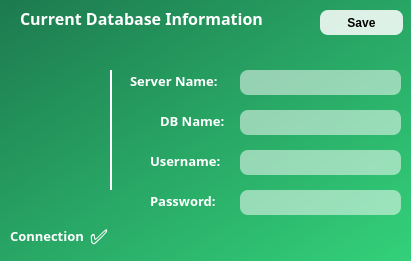
   <widget class="QFrame" name="frame_4">
    <property name="geometry">
     <rect>
      <x>30</x>
      <y>130</y>
      <width>411</width>
      <height>261</height>
     </rect>
    </property>
    <property name="styleSheet">
     <string notr="true">QFrame {
	background: qlineargradient(spread:pad, x1:0, y1:0, x2:1, y2:1, stop:0 rgba(29, 122, 79, 255), stop:1 rgba(51, 209, 122, 255));
	border-radius: 12px;
}</string>
    </property>
    <property name="frameShape">
     <enum>QFrame::StyledPanel</enum>
    </property>
    <property name="frameShadow">
     <enum>QFrame::Raised</enum>
    </property>
    <widget class="QLabel" name="label_17">
     <property name="geometry">
      <rect>
       <x>20</x>
       <y>10</y>
       <width>281</width>
       <height>16</height>
      </rect>
     </property>
     <property name="font">
      <font>
       <family>Sans Serif</family>
       <pointsize>12</pointsize>
       <weight>75</weight>
       <italic>false</italic>
       <bold>true</bold>
       <strikeout>false</strikeout>
       <kerning>true</kerning>
      </font>
     </property>
     <property name="styleSheet">
      <string notr="true">QLabel {
	text-align: center;
	background: transparent;
	color: white;
}</string>
     </property>
     <property name="text">
      <string>Current Database Information</string>
     </property>
     <property name="textFormat">
      <enum>Qt::PlainText</enum>
     </property>
    </widget>
    <widget class="QLabel" name="lbl_iconDatabase">
     <property name="geometry">
      <rect>
       <x>20</x>
       <y>90</y>
       <width>81</width>
       <height>81</height>
      </rect>
     </property>
     <property name="styleSheet">
      <string notr="true">QLabel {
	background: transparent;
}</string>
     </property>
     <property name="pixmap">
      <pixmap>../../Downloads/database-storage.png</pixmap>
     </property>
     <property name="scaledContents">
      <bool>true</bool>
     </property>
    </widget>
    <widget class="QFrame" name="frame_13">
     <property name="geometry">
      <rect>
       <x>110</x>
       <y>70</y>
       <width>2</width>
       <height>120</height>
      </rect>
     </property>
     <property name="styleSheet">
      <string notr="true">QFrame {
	background: white;
}</string>
     </property>
     <property name="frameShape">
      <enum>QFrame::StyledPanel</enum>
     </property>
     <property name="frameShadow">
      <enum>QFrame::Raised</enum>
     </property>
    </widget>
    <widget class="QLabel" name="label_31">
     <property name="geometry">
      <rect>
       <x>10</x>
       <y>220</y>
       <width>81</width>
       <height>31</height>
      </rect>
     </property>
     <property name="font">
      <font>
       <family>Sans Serif</family>
       <pointsize>10</pointsize>
       <weight>75</weight>
       <italic>false</italic>
       <bold>true</bold>
       <strikeout>false</strikeout>
       <kerning>true</kerning>
      </font>
     </property>
     <property name="styleSheet">
      <string notr="true">QLabel {
	text-align: center;
	background: transparent;
	color: white;
}</string>
     </property>
     <property name="text">
      <string>Connection</string>
     </property>
     <property name="textFormat">
      <enum>Qt::PlainText</enum>
     </property>
    </widget>
    <widget class="QLabel" name="label_33">
     <property name="geometry">
      <rect>
       <x>90</x>
       <y>220</y>
       <width>41</width>
       <height>31</height>
      </rect>
     </property>
     <property name="font">
      <font>
       <family>0xProto Nerd Font</family>
       <pointsize>16</pointsize>
       <weight>75</weight>
       <italic>false</italic>
       <bold>true</bold>
       <strikeout>false</strikeout>
       <kerning>true</kerning>
      </font>
     </property>
     <property name="styleSheet">
      <string notr="true">QLabel {
	text-align: center;
	background: transparent;
	color: white;
	qproperty-alignment: AlignCenter;
}</string>
     </property>
     <property name="text">
      <string>✅️</string>
     </property>
     <property name="textFormat">
      <enum>Qt::PlainText</enum>
     </property>
    </widget>
    <widget class="QPushButton" name="btn_saveDatabase">
     <property name="geometry">
      <rect>
       <x>320</x>
       <y>10</y>
       <width>83</width>
       <height>25</height>
      </rect>
     </property>
     <property name="cursor">
      <cursorShape>PointingHandCursor</cursorShape>
     </property>
     <property name="styleSheet">
      <string notr="true">QPushButton {
	background: rgba(255, 255, 255, 215);
	border-radius: 8px;
	font-weight: bold;
}</string>
     </property>
     <property name="text">
      <string>Save</string>
     </property>
    </widget>
    <widget class="QLineEdit" name="et_serverName">
     <property name="geometry">
      <rect>
       <x>240</x>
       <y>70</y>
       <width>161</width>
       <height>25</height>
      </rect>
     </property>
     <property name="font">
      <font>
       <family>Roboto Slab</family>
       <weight>75</weight>
       <bold>true</bold>
      </font>
     </property>
     <property name="styleSheet">
      <string notr="true">QLineEdit {
	background: rgba(255, 255, 255, 130);
	border-radius: 8px;
	padding: 5px;
}</string>
     </property>
    </widget>
    <widget class="QLabel" name="label_32">
     <property name="geometry">
      <rect>
       <x>130</x>
       <y>70</y>
       <width>101</width>
       <height>21</height>
      </rect>
     </property>
     <property name="font">
      <font>
       <family>Sans Serif</family>
       <pointsize>10</pointsize>
       <weight>75</weight>
       <italic>false</italic>
       <bold>true</bold>
       <strikeout>false</strikeout>
       <kerning>true</kerning>
      </font>
     </property>
     <property name="styleSheet">
      <string notr="true">QLabel {
	text-align: center;
	background: transparent;
	color: white;
}</string>
     </property>
     <property name="text">
      <string>Server Name:</string>
     </property>
     <property name="textFormat">
      <enum>Qt::PlainText</enum>
     </property>
    </widget>
    <widget class="QLineEdit" name="et_databaseName">
     <property name="geometry">
      <rect>
       <x>240</x>
       <y>110</y>
       <width>161</width>
       <height>25</height>
      </rect>
     </property>
     <property name="font">
      <font>
       <family>Roboto Slab</family>
       <weight>75</weight>
       <bold>true</bold>
      </font>
     </property>
     <property name="styleSheet">
      <string notr="true">QLineEdit {
	background: rgba(255, 255, 255, 130);
	border-radius: 8px;
	padding: 5px;
}</string>
     </property>
    </widget>
    <widget class="QLabel" name="label_34">
     <property name="geometry">
      <rect>
       <x>160</x>
       <y>110</y>
       <width>71</width>
       <height>21</height>
      </rect>
     </property>
     <property name="font">
      <font>
       <family>Sans Serif</family>
       <pointsize>10</pointsize>
       <weight>75</weight>
       <italic>false</italic>
       <bold>true</bold>
       <strikeout>false</strikeout>
       <kerning>true</kerning>
      </font>
     </property>
     <property name="styleSheet">
      <string notr="true">QLabel {
	text-align: center;
	background: transparent;
	color: white;
}</string>
     </property>
     <property name="text">
      <string>DB Name:</string>
     </property>
     <property name="textFormat">
      <enum>Qt::PlainText</enum>
     </property>
    </widget>
    <widget class="QLineEdit" name="et_userName">
     <property name="geometry">
      <rect>
       <x>240</x>
       <y>150</y>
       <width>161</width>
       <height>25</height>
      </rect>
     </property>
     <property name="font">
      <font>
       <family>Roboto Slab</family>
       <weight>75</weight>
       <bold>true</bold>
      </font>
     </property>
     <property name="styleSheet">
      <string notr="true">QLineEdit {
	background: rgba(255, 255, 255, 130);
	border-radius: 8px;
	padding: 5px;
}</string>
     </property>
    </widget>
    <widget class="QLabel" name="label_35">
     <property name="geometry">
      <rect>
       <x>150</x>
       <y>150</y>
       <width>81</width>
       <height>21</height>
      </rect>
     </property>
     <property name="font">
      <font>
       <family>Sans Serif</family>
       <pointsize>10</pointsize>
       <weight>75</weight>
       <italic>false</italic>
       <bold>true</bold>
       <strikeout>false</strikeout>
       <kerning>true</kerning>
      </font>
     </property>
     <property name="styleSheet">
      <string notr="true">QLabel {
	text-align: center;
	background: transparent;
	color: white;
}</string>
     </property>
     <property name="text">
      <string>Username:</string>
     </property>
     <property name="textFormat">
      <enum>Qt::PlainText</enum>
     </property>
    </widget>
    <widget class="QLineEdit" name="et_password">
     <property name="geometry">
      <rect>
       <x>240</x>
       <y>190</y>
       <width>161</width>
       <height>25</height>
      </rect>
     </property>
     <property name="font">
      <font>
       <family>Roboto Slab</family>
       <weight>75</weight>
       <bold>true</bold>
      </font>
     </property>
     <property name="styleSheet">
      <string notr="true">QLineEdit {
	background: rgba(255, 255, 255, 130);
	border-radius: 8px;
	padding: 5px;
}</string>
     </property>
    </widget>
    <widget class="QLabel" name="label_36">
     <property name="geometry">
      <rect>
       <x>150</x>
       <y>190</y>
       <width>81</width>
       <height>21</height>
      </rect>
     </property>
     <property name="font">
      <font>
       <family>Sans Serif</family>
       <pointsize>10</pointsize>
       <weight>75</weight>
       <italic>false</italic>
       <bold>true</bold>
       <strikeout>false</strikeout>
       <kerning>true</kerning>
      </font>
     </property>
     <property name="styleSheet">
      <string notr="true">QLabel {
	text-align: center;
	background: transparent;
	color: white;
}</string>
     </property>
     <property name="text">
      <string>Password:</string>
     </property>
     <property name="textFormat">
      <enum>Qt::PlainText</enum>
     </property>
    </widget>
   </widget>
